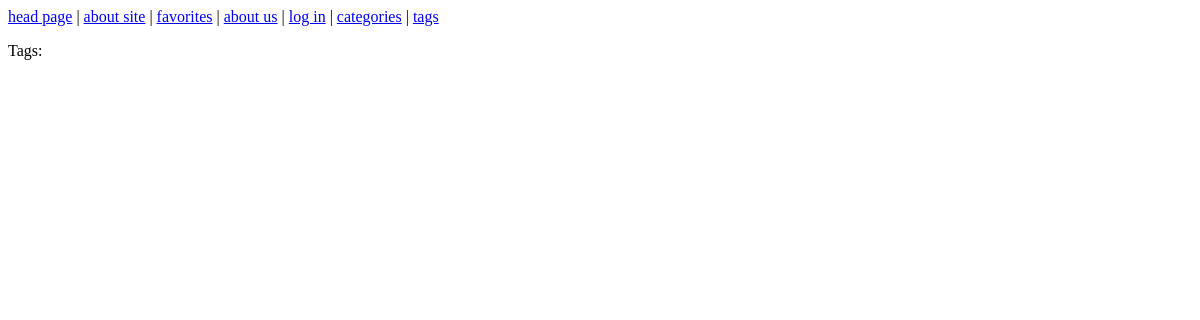
The page /tag/ on the database as committed earlier.
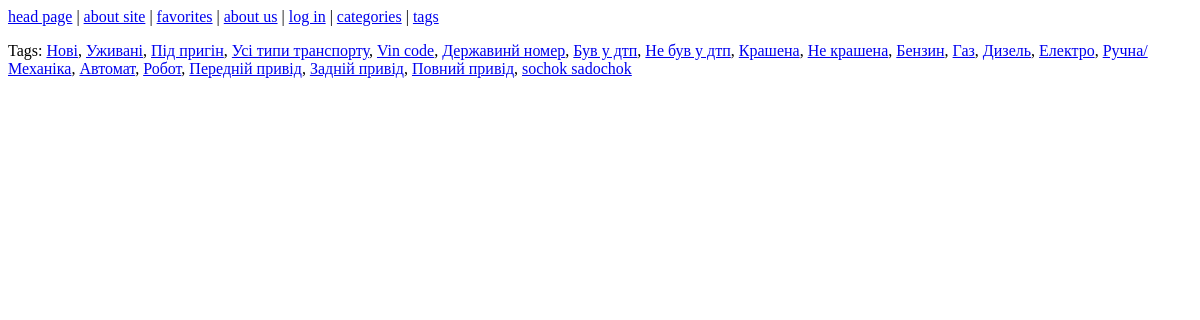
The same page on the database as committed later.
### carsmaincategory/models.py (models this page shows, shortened)
class TagPost(models.Model):
    name = models.CharField(max_length=100, db_index=True)
    slug = models.SlugField(max_length=255, unique=True, db_index=True)
    def get_absolute_url(self):
        return reverse("tag_slug_path", kwargs={"tag_slug":self.slug})

### carsmaincategory/views.py (the view)
# urls.py: path('tag/', tag, name="tag_path"),
def tag(request):
    context={
        "title":"tags",
        "tags":tag_db,
    }
    return render(request, "carsmaincategory/tag.html", context=context)

### carsmaincategory/templatetags/category_tags.py (called while the page is built)
@register.simple_tag(name="menu")
def mainmenu():
    menu = [
        {"title": "head page", "url": "home"},
        {"title": "about site", "url": "about"},
        {"title": "favorites", "url": "fav"},
        {"title": "about us", "url": "info"},
        {"title": "log in", "url": "log"},
        {"title": "categories", "url":"cat"},
        {"title": "tags", "url":"tag_path"}
    ]
    return menu

### carsmaincategory/templates/carsmaincategory/tag.html (shortened to what this page needs)
{% load static %}
<!DOCTYPE html>
<html lang="en">
<head>
    <link type="text/css" rel="stylesheet" href="{% static 'carsmaincategory/css/css.css' %}">
</head>
<body>
{% include 'carsmaincategory/includes/hyperlinks.html' %}
<p>
Tags:
{% for i in tags %}
<a href="{{ i.get_absolute_url }}">{{ i.name }}</a>{% if not forloop.last %}, {% endif %}
{% endfor %}
</p>
</body>
</html>

### carsmaincategory/templates/carsmaincategory/includes/hyperlinks.html
{% load category_tags %}
{% menu as mainmenu %}
{% for i in mainmenu %}
<a href="{% url i.url %}">{{ i.title }}</a> {% if not forloop.last %} | {% endif %}
{% endfor %}

Rows that differ between the two databases and show on the page:
added TagPost: name "Нові"
added TagPost: name "Уживані"
added TagPost: name "Під пригін"
added TagPost: name "Усі типи транспорту"
added TagPost: name "Vin code"
added TagPost: name "Державинй номер"
added TagPost: name "Був у дтп"
added TagPost: name "Не був у дтп"
added TagPost: name "Крашена"
added TagPost: name "Не крашена"
added TagPost: name "Бензин"
added TagPost: name "Газ"
added TagPost: name "Дизель"
added TagPost: name "Електро"
added TagPost: name "Ручна/Механіка"
added TagPost: name "Автомат"
added TagPost: name "Робот"
added TagPost: name "Передній привід"
added TagPost: name "Задній привід"
added TagPost: name "Повний привід"
added TagPost: name "sochok sadochok"
